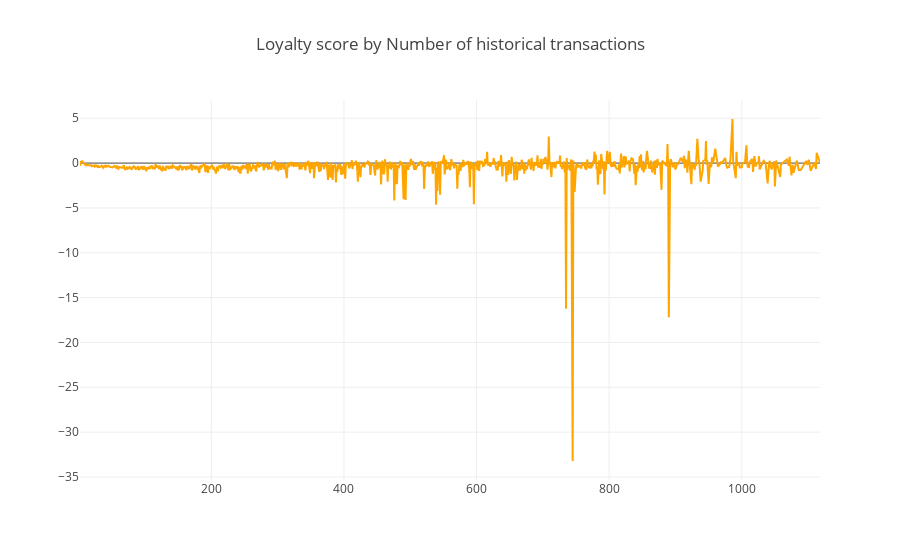

Write notebook code for a chart like this one.
### Code cell
cnt_srs = train_df.groupby("num_hist_transactions")[target_col].mean()
cnt_srs = cnt_srs.sort_index()
cnt_srs = cnt_srs[:-50]

def scatter_plot(cnt_srs, color):
    trace = go.Scatter(
        x=cnt_srs.index[::-1],
        y=cnt_srs.values[::-1],
        showlegend=False,
        marker=dict(
            color=color,
        ),
    )
    return trace

trace = scatter_plot(cnt_srs, "orange")
layout = dict(
    title='Loyalty score by Number of historical transactions',
    )
data = [trace]
fig = go.Figure(data=data, layout=layout)
py.iplot(fig, filename="Histtranscnt")

### Figure 1 — Plotly figure (JSON) as saved in the notebook; plotly's stock layout.template omitted (floating-point values rounded to 4 significant figures; data arrays with more than 128 entries replaced by an {"elided": "..."} marker saying what was removed)
{"data": [{"marker": {"color": "orange"}, "showlegend": false, "type": "scatter", "uid": "b0f3764e-3df5-412c-8b7a-39b5a2120908", "x": {"elided": "973 int values"}, "y": {"elided": "973 float values"}}], "layout": {"title": {"text": "Loyalty score by Number of historical transactions"}}}
